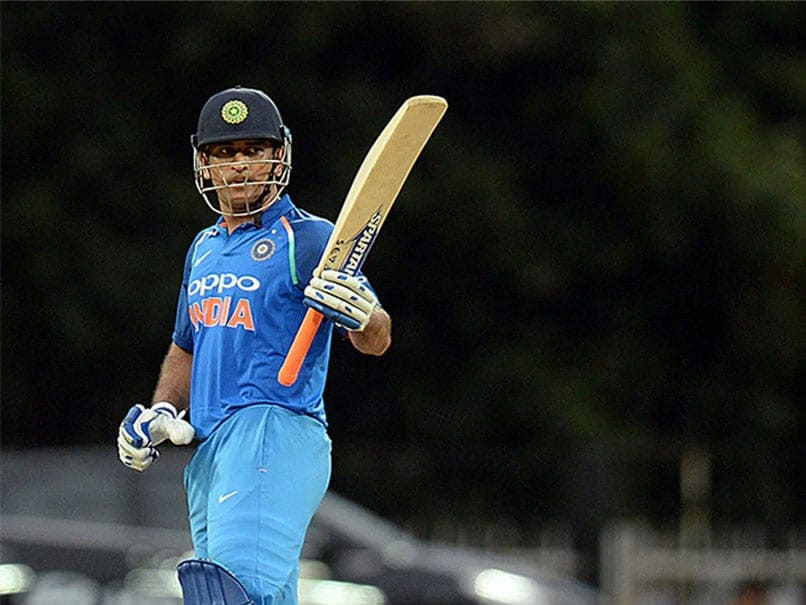
#> input picture a1qo2eh_ms-dhoni-afp_625x300_15_June_20.jpg, 806 x 605 px
$ python using_opencv_histgram_bgr.py
#> lines starting #> are read from the running program, lines starting #| are printed output that depends on the picture
import numpy as np
import cv2 as cv
from matplotlib import pyplot as plt
img = cv.imread('a1qo2eh_ms-dhoni-afp_625x300_15_June_20.jpg')
#> img is the input picture: shape (605, 806, 3); mean B, G, R 47.8, 46.7, 39.5
assert img is not None, "file could not be read, check with os.path.exists()"
color = ('b', 'g', 'r')
for i, col in enumerate(color):
    histr = cv.calcHist([img], [i], None, [256], [0, 256])
    plt.plot(histr, color=col)
    plt.xlim([0, 256])
plt.show()
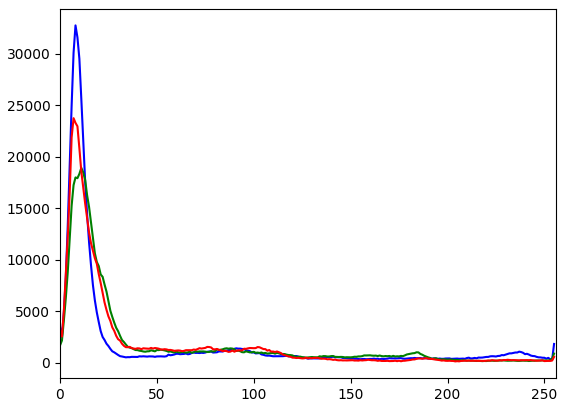
#> figure drawn by matplotlib, 1 panel; curve peaks at x = 8, y = 32742; curve peaks at x = 11, y = 18923; curve peaks at x = 7, y = 23741

$ run again, with image.jpg copied over a1qo2eh_ms-dhoni-afp_625x300_15_June_20.jpg
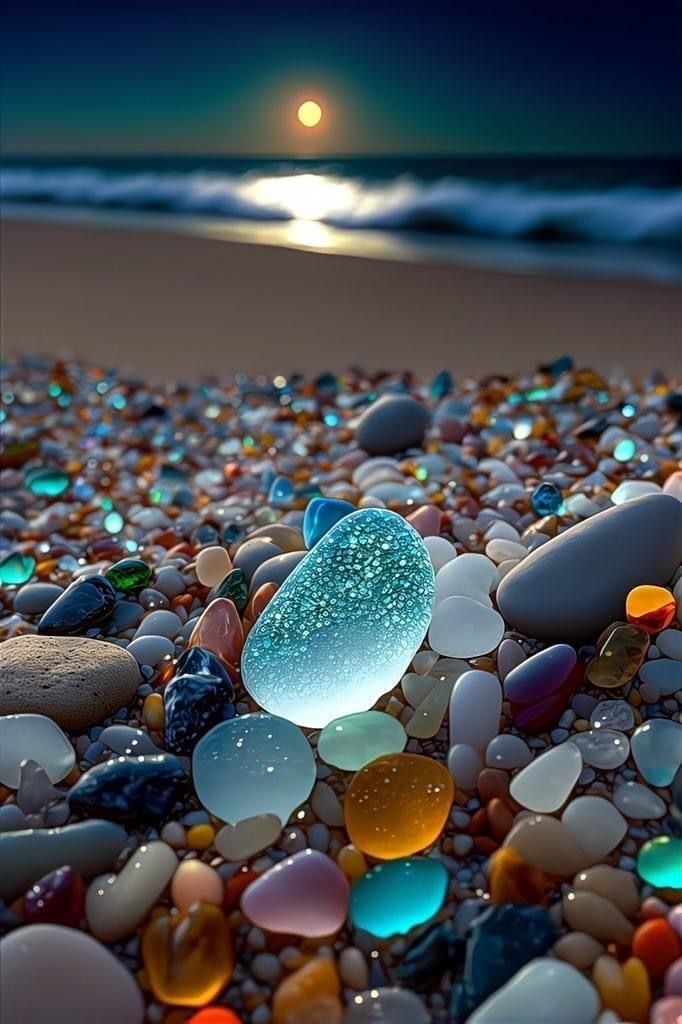
#> input picture image.jpg, 682 x 1024 px
#> img is the input picture: shape (1024, 682, 3); mean B, G, R 82, 76.6, 69.8
#> `plt.show()`:
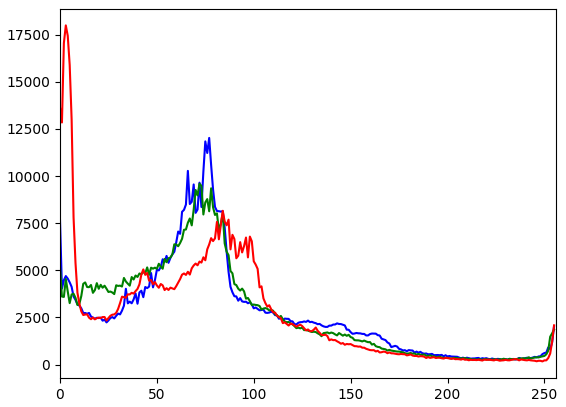
#> figure drawn by matplotlib, 1 panel; curve peaks at x = 77, y = 12019; curve peaks at x = 72, y = 9594; curve peaks at x = 3, y = 17987
